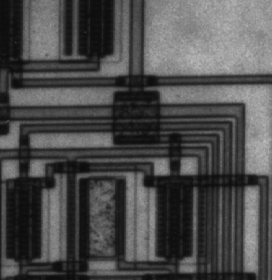
#> input picture Lab05_Edge_Detection_STD/circuit.tif, 272 x 280 px
$ jupyter execute --allow-errors Lab_Edge_Detection_STD.ipynb   (shell and % lines are left out)
#> lines starting #> are read from the running program, lines starting #| are printed output that depends on the picture; after the words box and inside, x2 and y2 are one past the last pixel; in counts of white or black regions, pixels touching at a corner belong together
### Lab05_Edge_Detection_STD/commonfunctions.py


import skimage.io as io
import matplotlib.pyplot as plt
import numpy as np
from skimage.exposure import histogram
from matplotlib.pyplot import bar
from skimage.color import rgb2gray,rgb2hsv

# Convolution:
from scipy.signal import convolve2d
from scipy import fftpack
import math

from skimage.util import random_noise
from skimage.filters import median
from skimage.feature import canny


# Edges
from skimage.filters import sobel_h, sobel, sobel_v,roberts, prewitt

# Show the figures / plots inside the notebook
def show_images(images,titles=None):
    #This function is used to show image(s) with titles by sending an array of images and an array of associated titles.
    # images[0] will be drawn with the title titles[0] if exists
    # You aren't required to understand this function, use it as-is.
    n_ims = len(images)
    if titles is None: titles = ['(%d)' % i for i in range(1,n_ims + 1)]
    fig = plt.figure()
    n = 1
    for image,title in zip(images,titles):
        a = fig.add_subplot(1,n_ims,n)
        if image.ndim == 2:
            plt.gray()
        plt.imshow(image)
        a.set_title(title)
        n += 1
    fig.set_size_inches(np.array(fig.get_size_inches()) * n_ims)
    plt.show()


# [6 lines left out: function showHist, not called in this run]

### Lab05_Edge_Detection_STD/Lab_Edge_Detection_STD.ipynb
#> (a cell that did not finish here is left out)

[cell 2]
from commonfunctions import *
from skimage import filters
import matplotlib.pyplot as plt
from skimage import feature
from skimage.filters import gaussian
from scipy.signal import convolve2d
from skimage.exposure import rescale_intensity

[cell 3]
'''
1. Built-in Sobel, Prewill, Roberts
2. Custom Sobel (V-H-Both)
3. Custom LoG
'''

[cell 4]
# 1. Built-in Sobel, Prewill, Roberts


img = rgb2gray(io.imread('circuit.tif'))
#> img is the input picture: shape (280, 272); min 12, max 191, mean 76.3
edge_roberts = filters.roberts(img)
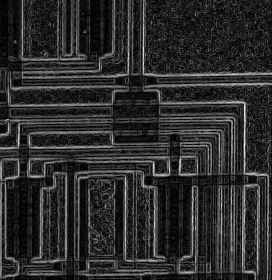
#> edge_roberts: shape (280, 272) float64; min 0, max 0.208, mean 0.0363; drawn with min black and max white
edge_sobel = filters.sobel(img)
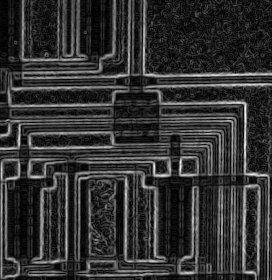
#> edge_sobel: shape (280, 272) float64; min 0, max 0.225, mean 0.0447; drawn with min black and max white
edge_sobel_h = filters.sobel_h(img)
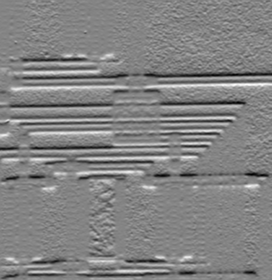
#> edge_sobel_h: shape (280, 272) float64; min -0.287, max 0.268, mean -0.00183; drawn with min black and max white
edge_sobel_v = filters.sobel_v(img)
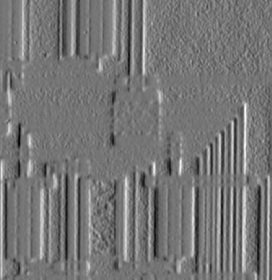
#> edge_sobel_v: shape (280, 272) float64; min -0.272, max 0.318, mean 0.00226; drawn with min black and max white
edge_prewitt = filters.prewitt(img)
edge_canny = feature.canny(img, sigma=1)
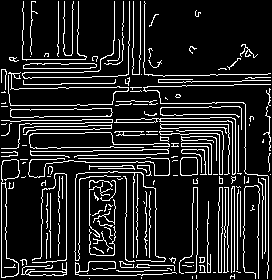
#> edge_canny: shape (280, 272) bool; 14% white in thin lines or dots

show_images([img, edge_roberts], ["Original Image", "Robert Edge Detection"])
#> in show_images, `n_ims = len(images)`: n_ims = 2
#> the loop in show_images, `for image,title in zip(images,titles):` made 2 passes
#> (title, n) on passes 1 to 2: ('Original Image', 2), ('Robert Edge Detection', 3)
#> after the loop in show_images, `for image,title in zip(images,titles):`: n = 3
show_images([img, edge_sobel_v], ["Original Image", "Sobel_v Edge Detection"])
#> the loop in show_images (call 2), `for image,title in zip(images,titles):` made 2 passes
show_images([img, edge_sobel_h], ["Original Image", "Sobel_h Edge Detection"])
show_images([img, edge_sobel], ["Original Image", "Sobel Edge Detection"])
show_images([img, edge_prewitt], ["Original Image", "Prewitt Edge Detection"])
show_images([img, edge_canny], ["Original Image", "Canny Edge Detection"])

[cell 5]
# 2. Custom Sobel (V-H-Both)

from skimage.exposure import rescale_intensity

def custom_sobel(img, thresh):
#> called with thresh = 128
    hy = [[-1,0,1],
          [-2,0,2],
          [-1,0,1]]
    hx = [[-1,-2,-1],
          [0,0,0],
          [1,2,1]]
    xComp = convolve2d(img, hx)
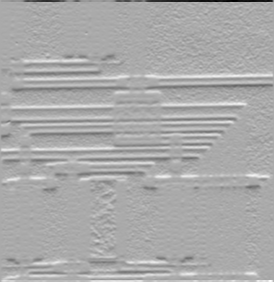
#> xComp: shape (282, 274) int64; min -681, max 340, mean 0; drawn with min black and max white
    yComp = convolve2d(img, hy)
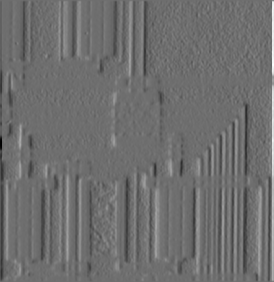
#> yComp: shape (282, 274) int64; min -523, max 681, mean 0; drawn with min black and max white

    edgeStrength = np.sqrt(xComp ** 2 + yComp ** 2)


    before_thresh = edgeStrength.copy()
    for i in range(edgeStrength.shape[0]):
        for j in range(edgeStrength.shape[1]):
            if edgeStrength[i][j] > thresh:
                edgeStrength[i][j] = 255
            else:
                edgeStrength[i][j] = 0
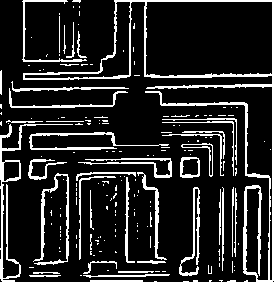
#> edgeStrength: shape (282, 274) float64; 15.3% white in thin lines or dots

    show_images([img, xComp, yComp, before_thresh, edgeStrength], ["Original", "X component","Y component", "before_thresh", "edgeStrength"])


img = rgb2gray(io.imread("circuit.tif"))
custom_sobel(img, 128)

[cell 6]
# 3. Custom LoG
def apply_filter(img, f, sigma, thres):
#> called with f = array of shape (3, 3), sigma = 2.8, thres = 2
    img_g = gaussian(img, sigma) # apply the gaussian filter

    img_g_f = convolve2d(img_g, f, boundary="symm") # apply the f filter
    img_g_f_flat = img_g_f.flatten() # flatten
    img_g_f_flat[[i for i in range(len(img_g_f_flat)) if img_g_f_flat[i] < 0]] = 0; # clip
    img_g_f_flat[[i for i in range(len(img_g_f_flat)) if img_g_f_flat[i] > 1]] = 1; # clip
    img_g_f = np.reshape(img_g_f_flat, img_g_f.shape)

    img_g_f_flat = rescale_intensity(img_g_f_flat, in_range=(0, 1.0), out_range=(0, 255)) # rescale
    img_g_f_flat = img_g_f_flat.astype(np.uint8) # cast
    img_g_f_flat[[i for i in range(len(img_g_f_flat)) if img_g_f_flat[i] <= thres]] = 0 # apply threshold
    img_g_f_flat[[i for i in range(len(img_g_f_flat)) if img_g_f_flat[i] > thres]] = 255 # apply threshold
    img_g_f_th = np.reshape(img_g_f_flat, img_g_f.shape)
#> img_g_f_th: shape (282, 274); 22% white; 100 white regions (50 under 20 px), largest, box (x1, y1, x2, y2) and area: (145, 87, 272, 175) 1691, (10, 88, 129, 106) 1210, (23, 0, 129, 79) 1166

    return (img_g, img_g_f, img_g_f_th)

thres = 2
sigma = 2.8

f1 = np.array([
    [-1, -1, -1]
    ,[-1, 8, -1]
    ,[-1, -1, -1]
])

f2 = np.array([
    [0, 1, 0]
    ,[1, -4, 1]
    ,[0, 1, 0]
])

img_g, img_g_f1, img_g_f1_th = apply_filter(img, f1, sigma, thres)
img_g, img_g_f2, img_g_f2_th = apply_filter(img, f2, sigma, thres)
#> call 2 of apply_filter, with f = array of shape (3, 3), sigma = 2.8, thres = 2
#> in apply_filter (call 2), `img_g_f = convolve2d(img_g, f, boundary="symm")`:
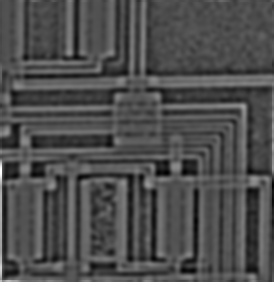
#> img_g_f: shape (282, 274) float64; min -0.0184, max 0.0419, mean 6.33e-05; drawn with min black and max white
#> in apply_filter (call 2), `img_g_f_th = np.reshape(img_g_f_flat, img_g_f.shape)`:
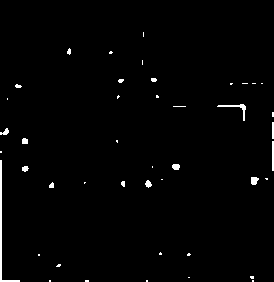
#> img_g_f_th: shape (282, 274); 1.3% white; 44 white regions (29 under 20 px), largest, box (x1, y1, x2, y2) and area: (0, 160, 20, 282) 280, (217, 104, 246, 121) 96, (272, 141, 274, 171) 60


show_images([img, img_g, img_g_f1, img_g_f1_th, img_g_f2, img_g_f2_th],
            ["img", "img_g", "img_g_f1", "img_g_f1_th", "img_g_f2", "img_g_f2_th"])
